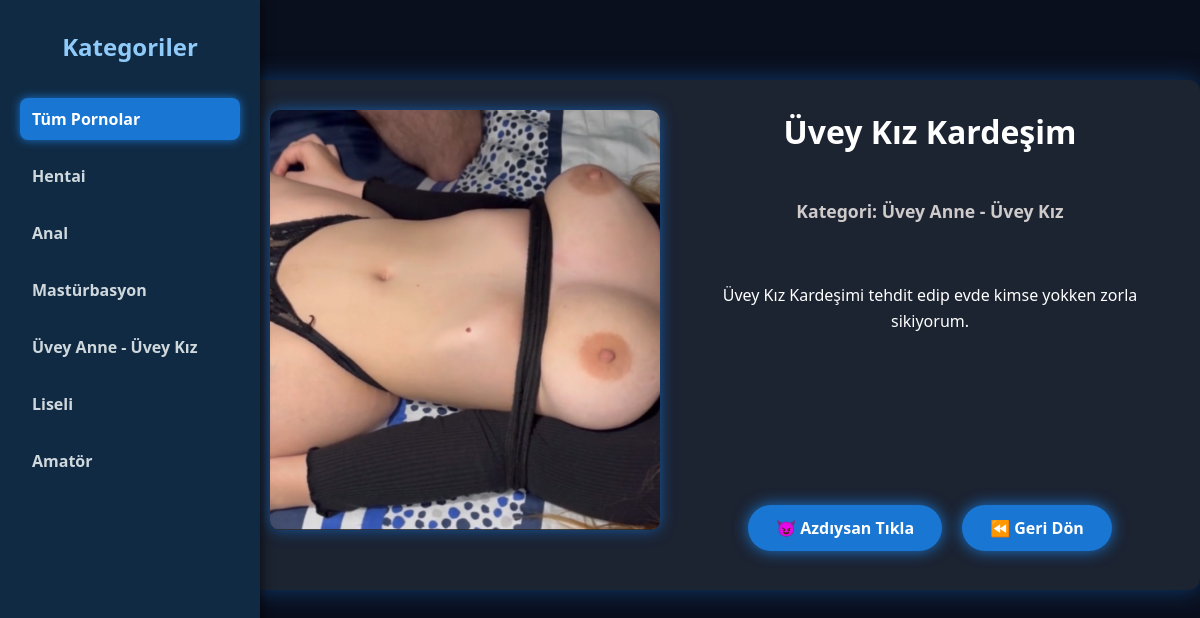
/porno/4/, run on the app's committed database.
### porno/models.py (models this page shows, shortened)
class PornCategory(models.Model):
    name = models.CharField(max_length=100)

class PornVideo(models.Model):
    title = models.CharField(max_length=255)
    description = models.TextField(blank=True, null=True)
    poster = models.ImageField(upload_to='posters/', blank=True, null=True)
    video_url = models.URLField(blank=True, null=True)  # tüm video linkleri buraya
    external_id = models.CharField(max_length=50, blank=True, null=True)
    upload_date = models.DateTimeField(auto_now_add=True)
    category = models.ForeignKey(PornCategory, on_delete=models.CASCADE)

### porno/views.py (the view)
# urls.py: path('porno/<int:video_id>/', views.porno_detail, name='porno_detail'),
def porno_detail(request, video_id):
    video = get_object_or_404(PornVideo, id=video_id)
    categories = PornCategory.objects.all()
    return render(request, 'pornomovie/porno_detail.html', {
        'video': video,
        "categories" : categories
        })

### porno/templates/pornomovie/porno_detail.html (shortened to what this page needs)
<!DOCTYPE html>
<html lang="tr">
<head>
</head>
<body>
  <nav class="sidebar" role="navigation" aria-label="Kategori Listesi">
    <h2>Kategoriler</h2>
    <a href="{% url 'home' %}" class="{% if not secili_kategori %}active{% endif %}">Tüm Pornolar</a>
    {% for category in categories %}
      <a href="{% url 'category_videos' category.id %}" class="{% if secili_kategori and secili_kategori.id == category.id %}active{% endif %}">
        {{ category.name }}
      </a>
    {% endfor %}
  </nav>
  <main class="container">
    <div class="poster">
      <img src="{{ video.poster.url }}" alt="{{ video.title }}" />
    </div>
    <div class="details">
      <h1>{{ video.title }}</h1>
      <div class="category-label"><strong>Kategori:</strong> {{ video.category.name }}</div>
      <p>{{ video.description }}</p>
      <div class="buttons">
        <a href="{% url 'porno_watch' video.id %}">😈 Azdıysan Tıkla</a>
        <a href="{% url 'home' %}">⏪ Geri Dön</a>
      </div>
    </div>
  </main>
</body>
</html>

### porno/templates/pornomovie/porno_detail.html (style rules this page uses)
body { margin: 0; background: #0a0f1d; font-family: 'Segoe UI', sans-serif; color: #e0d0ff; display: flex; min-height: 100vh; justify-content: center; align-items: flex-start; padding-top: 40px; overflow-y: hidden; }
.sidebar { width: 220px; background: #102a43; padding: 30px 20px; box-shadow: 2px 0 10px rgba(0, 0, 0, 0.6); display: flex; flex-direction: column; gap: 15px; position: fixed; height: 100vh; overflow-y: auto; user-select: none; top: 0; left: 0; }
.sidebar h2 { margin: 0px 0 20px 0; color: #90caf9; font-size: 1.5rem; font-weight: 700; text-align: center; }
.sidebar a { color: #cfd8dc; text-decoration: none; font-weight: 600; padding: 10px 12px; border-radius: 8px; transition: background-color 0.3s ease; white-space: nowrap; overflow: hidden; text-overflow: ellipsis; }
.sidebar a:hover, .sidebar a.active { background-color: #1976d2; color: white; box-shadow: 0 0 10px #1976d2; }
.container { margin-left: 240px; margin-top: 40px; padding: 30px; width: 1300px; height: 450px; max-width: 95vw; background: #1c2331; border-radius: 12px; box-shadow: 0 0 25px rgba(21, 101, 192, 0.5); display: flex; flex-wrap: wrap; gap: 30px; color: #cfd8dc; justify-content: center; align-items: flex-start; }
.poster { flex: 1 1 350px; min-width: 280px; }
.poster img { width: 100%; height: 420px; border-radius: 10px; object-fit: cover; box-shadow: 0 0 15px #1565c0cc; }
.details { flex: 2 1 400px; min-width: 320px; display: flex; flex-direction: column; justify-content: flex-start; }
.details h1 { margin-top: 0; font-size: 2rem; color:rgb(255, 255, 255); text-align: center; }
.details p { line-height: 1.6; font-size: 1rem; color:rgb(255, 255, 255); text-align: center; margin-top: 60px; margin-bottom: 0; }
.category-label { margin-top: 25px; text-align: center; font-weight: 600; font-size: 1.1rem; color:rgb(207, 203, 203); }
.buttons { margin-top: auto; display: flex; justify-content: center; gap: 20px; flex-wrap: wrap; }
.buttons a { margin-top: 170px; padding: 12px 28px; background: #1976d2; color: white; text-decoration: none; border-radius: 30px; font-weight: 600; transition: background 0.3s ease, box-shadow 0.3s ease; user-select: none; box-shadow: 0 0 15px #1976d2; }

### data on the page
PornCategory: name "Hentai"
PornCategory: name "Anal"
PornCategory: name "Mastürbasyon"
PornCategory: name "Üvey Anne - Üvey Kız"
PornCategory: name "Liseli"
PornCategory: name "Amatör"
PornVideo: poster (picture), title "Üvey Kız Kardeşim", category.name "Üvey Anne - Üvey Kız", description "Üvey Kız Kardeşimi tehdit edip evde kimse yokken zorla sikiyorum."
